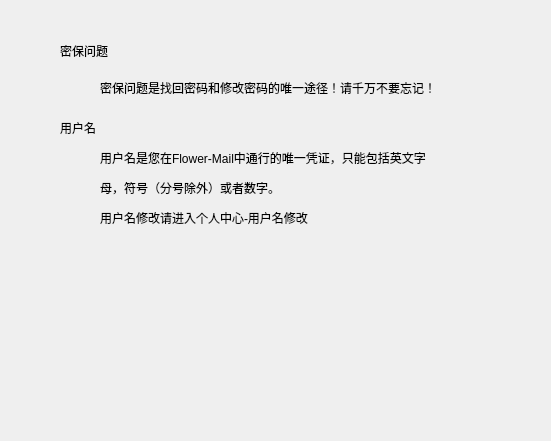
<?xml version="1.0" encoding="UTF-8"?>
<ui version="4.0">
 <class>HelpAboutSafe</class>
 <widget class="QWidget" name="HelpAboutSafe">
  <property name="geometry">
   <rect>
    <x>0</x>
    <y>0</y>
    <width>551</width>
    <height>441</height>
   </rect>
  </property>
  <property name="windowTitle">
   <string>Form</string>
  </property>
  <widget class="QLabel" name="label">
   <property name="geometry">
    <rect>
     <x>60</x>
     <y>40</y>
     <width>91</width>
     <height>21</height>
    </rect>
   </property>
   <property name="text">
    <string>密保问题</string>
   </property>
  </widget>
  <widget class="QLabel" name="label_2">
   <property name="geometry">
    <rect>
     <x>100</x>
     <y>80</y>
     <width>481</width>
     <height>16</height>
    </rect>
   </property>
   <property name="text">
    <string>密保问题是找回密码和修改密码的唯一途径！请千万不要忘记！</string>
   </property>
  </widget>
  <widget class="QLabel" name="label_3">
   <property name="geometry">
    <rect>
     <x>60</x>
     <y>120</y>
     <width>72</width>
     <height>15</height>
    </rect>
   </property>
   <property name="text">
    <string>用户名</string>
   </property>
  </widget>
  <widget class="QLabel" name="label_4">
   <property name="geometry">
    <rect>
     <x>100</x>
     <y>150</y>
     <width>531</width>
     <height>16</height>
    </rect>
   </property>
   <property name="text">
    <string>用户名是您在Flower-Mail中通行的唯一凭证，只能包括英文字</string>
   </property>
  </widget>
  <widget class="QLabel" name="label_5">
   <property name="geometry">
    <rect>
     <x>100</x>
     <y>180</y>
     <width>511</width>
     <height>16</height>
    </rect>
   </property>
   <property name="text">
    <string>母，符号（分号除外）或者数字。</string>
   </property>
  </widget>
  <widget class="QLabel" name="label_6">
   <property name="geometry">
    <rect>
     <x>100</x>
     <y>210</y>
     <width>431</width>
     <height>16</height>
    </rect>
   </property>
   <property name="text">
    <string>用户名修改请进入个人中心-用户名修改</string>
   </property>
  </widget>
 </widget>
 <resources/>
 <connections/>
</ui>
